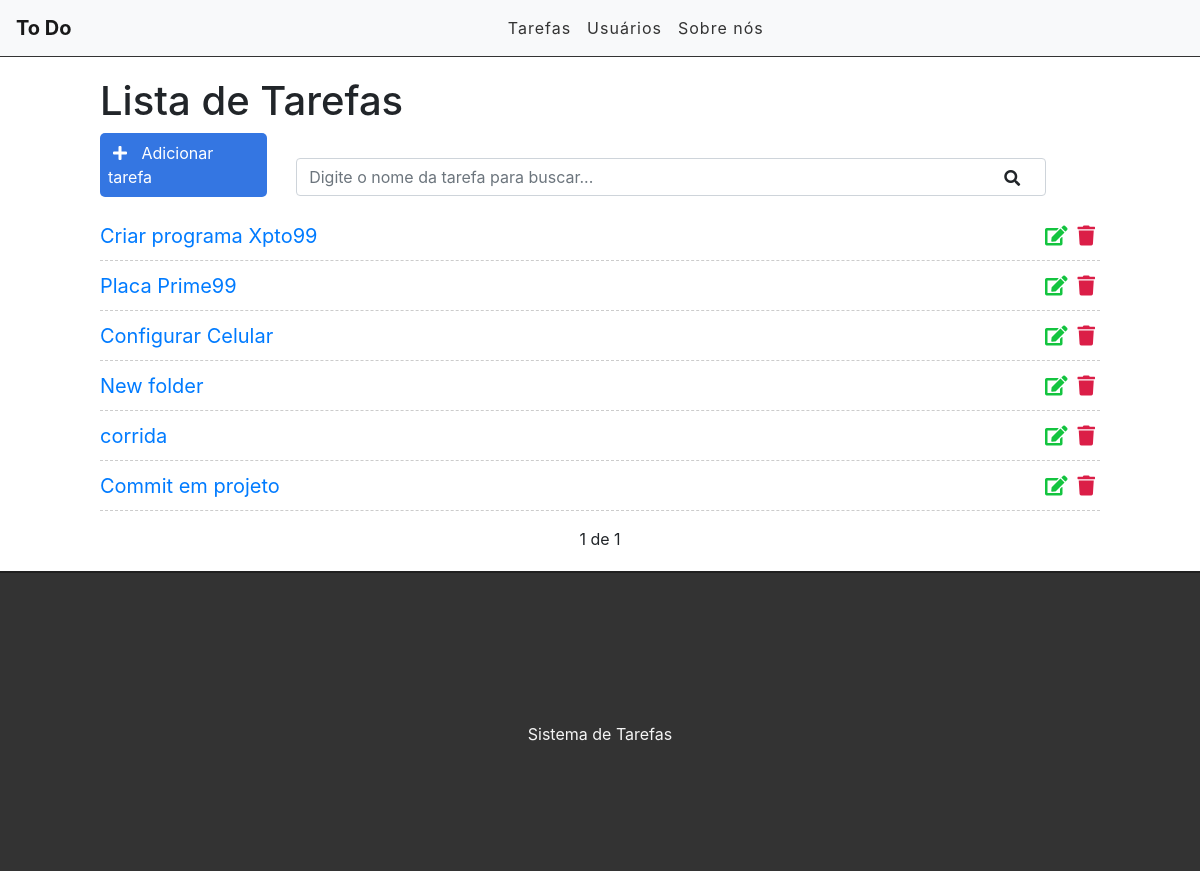
The app's page /, older data.
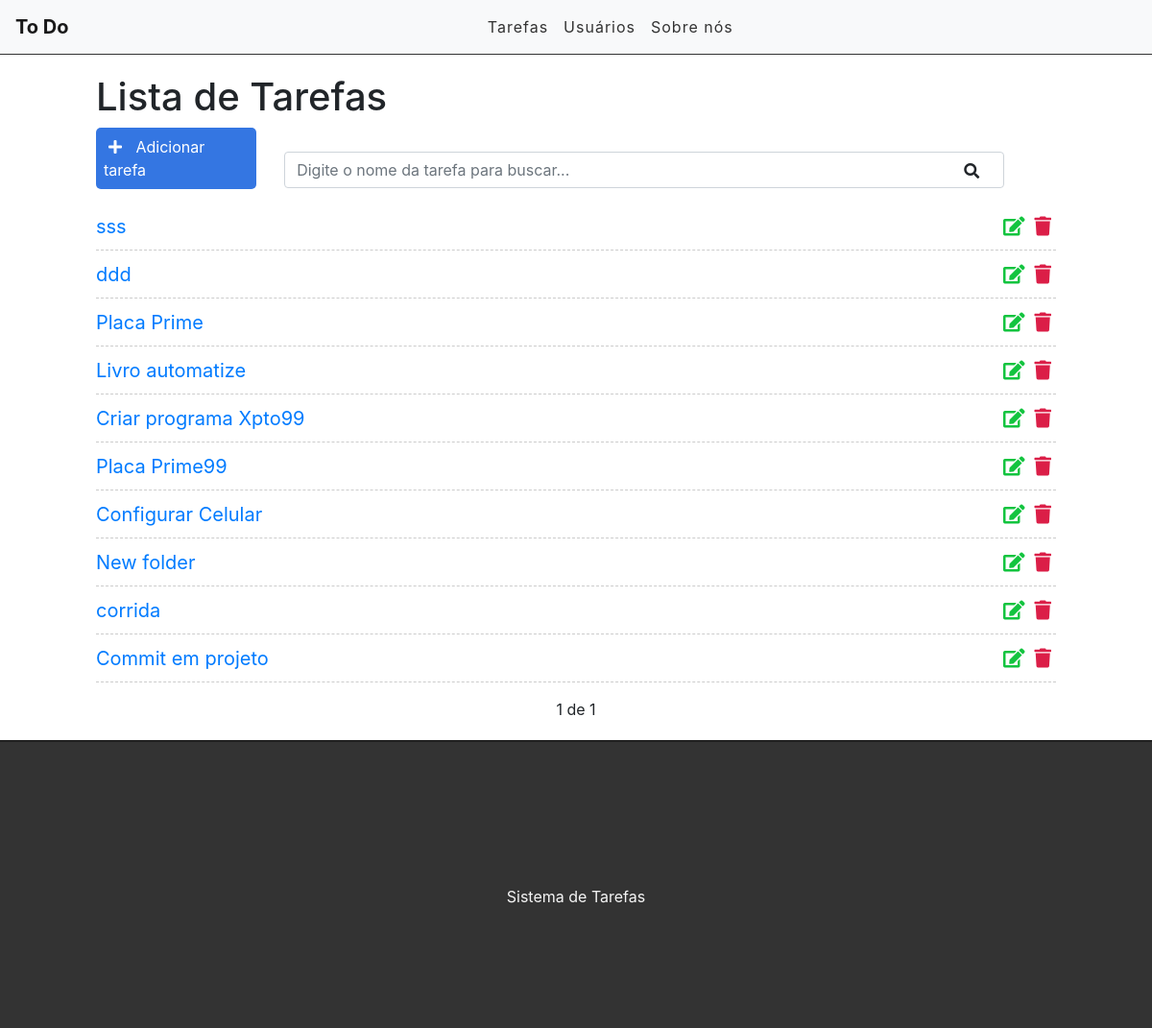
The same page, newer data.
### tasks/models.py (models this page shows, shortened)
class Task(models.Model):
    title = models.CharField(max_length=255)
    description = models.TextField()
    done = models.CharField(max_length=5, choices=STATUS)
    created_at = models.DateTimeField(auto_now_add=True)
    update_at = models.DateTimeField(auto_now=True)

### tasks/views.py (the view)
# urls.py: path('', views.tasklist, name='tasklist'),
def tasklist(request):
    search = request.GET.get('search')
    if search:
        tasks = Task.objects.filter(title__icontains=search)
    else:
        tasks_list = Task.objects.all().order_by('-created_at')
        paginator = Paginator(tasks_list, 10)
        page = request.GET.get('page')
        tasks = paginator.get_page(page)
    return render(request, "tasks/list.html", {'tasks': tasks})

### tasks/templates/tasks/list.html (shortened to what this page needs)
{% extends 'base.html' %}
{% block content %}
<div class="offset-1 col-10 list-div">
    <h1>Lista de Tarefas</h1>
    <a id="add-link" href="newtask/" >
    <div class="col-2 add-div">
        <i class="fas fa-plus"></i> Adicionar tarefa
    </div>
    </a>
    <div class="col-9 search-div">
        <form method="GET" id="search-form">
            <input class="form-control" type="text" id="search" name="search" placeholder="Digite o nome da tarefa para buscar..." value="{{request.GET.search}}">
            <i class="fas fa-search" id="search-btn"></i>
        </form>
    </div>
    <ul class="task-list">
        {% for task in tasks %}
        <li class="task-item">
            <span><a href="/task/{{task.id}}">{{task.title}}</a> </span>
           <a href="delete/{{task.id}}"> <span><i class="fas fa-trash"></i></span></a>
            <a href="edit/{{task.id}}"> <span><i class="fas fa-edit"></i></span></a>
        </li>
        {% endfor %}
    </ul>
    <div class="pagination">
        <span class="step-links">
            {% if tasks.paginator.num_pages %}
            <span class="current">
                {{ tasks.number }} de {{ tasks.paginator.num_pages }}
             </span>
            {% endif %}
        </span>
    </div>
</div>
{% endblock %}

### tasks/templates/base.html (shortened to what this page needs)
{% load static %}
<!DOCTYPE html>
<html lang="en">
<head>
    <link href="https://stackpath.bootstrapcdn.com/bootstrap/4.3.1/css/bootstrap.min.css" rel="stylesheet">
    <link rel="stylesheet" href="https://use.fontawesome.com/releases/v5.7.2/css/all.css">
    <link rel="stylesheet" href="{% static 'css/styles.css' %}">
</head>
<body>
    <div class="container-fluid">
        <nav class="navbar navbar-expand-lg navbar-light bg-light">
            <a class="navbar-brand" href="/">To Do</a>
            <div class="collapse navbar-collapse" id="navbarSupportedContent">
                <ul class="navbar-nav">
                    <li class="nav-item">
                        <a class="nav-link" href="#">Tarefas</a>
                    </li>
                    <li class="nav-item">
                        <a class="nav-link" href="#">Usuários</a>
                    </li>
                    <li class="nav-item">
                        <a class="nav-link" href="#">Sobre nós</a>
                    </li>
                </ul>
            </div>
        </nav>
        {% block content %}
        {% endblock %}
        <footer>
            <p>Sistema de Tarefas </p>
        </footer>
    </div>
</body>
</html>

### tasks/static/css/styles.css (style rules this page uses)
.container-fluid { padding: 0; }
.navbar { border-bottom: 1px solid #333; margin-bottom: 20px; }
.navbar-nav { margin: auto; }
.navbar-brand { font-weight: bold; }
.navbar-light .navbar-nav a.nav-link { color: #333; letter-spacing: 1px; }
#add-link { text-decoration: none; }
.add-div { background-color: #3476e2; cursor: pointer; display: inline-block; color: #FFF; padding: 8px; border-radius: 5px; margin-right: 25px; }
.fas.fa-plus { color: #FFF; margin-right: 10px; margin-left: 5px; }
.fas.fa-search { position: absolute; top: 12px; right: 26px; cursor: pointer; }
.search-div { padding: 0; margin-top: 15px; margin-bottom: 15px; display: inline-block; }
.list-div { padding: 0; }
.task-list { padding-left: 0; }
.task-item { list-style: none; font-size: 20px; height: 50px; padding-top: 10px; border-bottom: 1px dashed #CCC; }
.fas.fa-trash { color: #db1e47; cursor: pointer; margin: 5px; font-size: 20px; float: right; }
.fas.fa-edit { color: #13c43f; cursor: pointer; margin: 5px; font-size: 20px; float: right; }
footer { background-color: #333; height: 300px; border-top: 2px solid #202020; }
footer p { color: #f5f5f5; text-align: center; top: 50%; position: relative; }
.pagination { margin-bottom: 20px; }
.step-links { position: relative; margin-left: auto; margin-right: auto; }
.current { margin-left: 5px; margin-right: 5px; }

Row changes from the older to the newer data that the page shows:
added Task: title "sss"
added Task: title "ddd"
added Task: title "Placa Prime"
added Task: title "Livro automatize"
